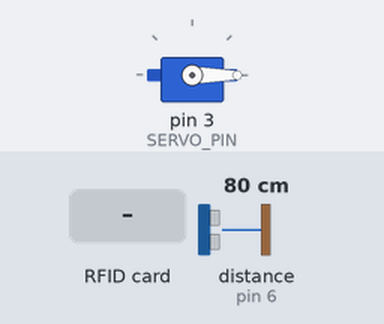
Bench run of a sketch on a simulated Arduino Uno, built with avr-gcc and run on an emulated ATmega328P. On the bench: servo. Inputs (shaded band) come from the test bench; at power-on: distance to the obstacle (sensor on pin 6) 80 cm. The echo pulse lasts 58.3 µs per cm; what the sketch prints to the serial monitor is not drawn.

Above: at 1.2 s.
1.3 s: RFID card 23 0C 10 C4 held to the reader
At 2.2 s:
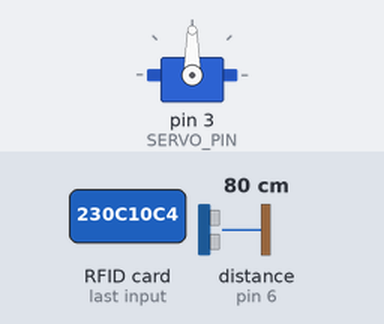
2.8 s: distance to the obstacle (sensor on pin 6) set to 12 cm
5.8 s: distance to the obstacle (sensor on pin 6) set to 9 cm
7.3 s: RFID card 03 1E 11 C4 held to the reader
At 11.9 s:
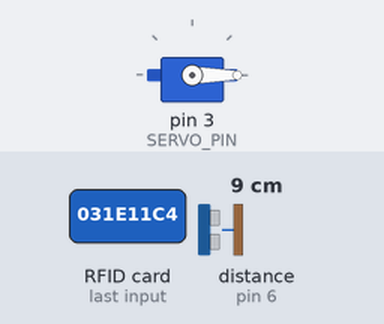
Timing chart, 0 to 13.4 s (numbered marks = the images above; inputs shaded):
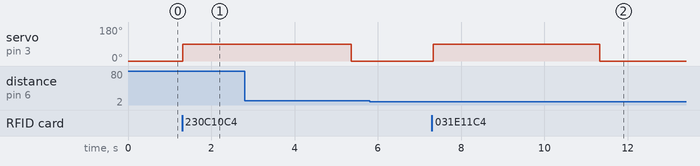

Measured:
- after the input at 1.3 s, servo on pin 3 (SERVO_PIN): 0° → 90° at once
- after the input at 5.8 s, every drawn part: stays the same
- after the input at 7.3 s, servo on pin 3 (SERVO_PIN): 0° → 90° at once, → 0° 4.0 s later

The sketch:

rfidattedance.ino
```cpp
#include <SPI.h>
#include <MFRC522.h>
#include <Servo.h>

#define SS_PIN 10   // SDA pin for RFID
#define RST_PIN 9   // Reset pin for RFID
#define SERVO_PIN 3 // Servo motor control pin
#define TRIG_PIN 5  // Trig pin of ultrasonic sensor
#define ECHO_PIN 6  // Echo pin of ultrasonic sensor

MFRC522 rfid(SS_PIN, RST_PIN);
Servo myServo;

byte uid1[] = { 0x23, 0xC, 0x10, 0xC4 };  // Rahul's UID u can change the names according to your prefrence
byte uid2[] = { 0x03, 0x1E, 0x11, 0xC4 }; // Sanjay's UID
unsigned long rahulEntryTime = 0, sanjayEntryTime = 0;
bool rahulInside = false, sanjayInside = false;

byte lastUID[4] = {0, 0, 0, 0};
bool waitingForPerson = false;

bool checkUID(byte *cardUID, byte *authorizedUID) {
    for (byte i = 0; i < 4; i++) {
        if (cardUID[i] != authorizedUID[i]) {
            return false;
        }
    }
    return true;
}


float getDistance() {
    digitalWrite(TRIG_PIN, LOW);
    delayMicroseconds(2);
    digitalWrite(TRIG_PIN, HIGH);
    delayMicroseconds(10);
    digitalWrite(TRIG_PIN, LOW);

    long duration = pulseIn(ECHO_PIN, HIGH);
    float distance = (duration * 0.0343) / 2;
    return distance;
}

void setup() {
    Serial.begin(9600);
    SPI.begin();
    rfid.PCD_Init();

    myServo.attach(SERVO_PIN);
    myServo.write(0);

    pinMode(TRIG_PIN, OUTPUT);
    pinMode(ECHO_PIN, INPUT);

    Serial.println("RFID & Ultrasonic Sensor System Ready...");
}

void loop() {
    if (rfid.PICC_IsNewCardPresent() && rfid.PICC_ReadCardSerial()) {
        Serial.print("Card Detected! UID: ");
        for (byte i = 0; i < rfid.uid.size; i++) {
            Serial.print(rfid.uid.uidByte[i], HEX);
            Serial.print(" ");
            lastUID[i] = rfid.uid.uidByte[i];
        }
        Serial.println();


        if (!checkUID(lastUID, uid1) && !checkUID(lastUID, uid2)) {
            Serial.println("❌ Access Denied");
            rfid.PICC_HaltA();
            rfid.PCD_StopCrypto1();
            return;
        }


        Serial.println("✅ RFID scanned. Opening door...");
        myServo.write(90);
        delay(1000);
        // Wait for person detection
        waitingForPerson = true;
    }


    if (waitingForPerson) {
        Serial.println("🔎 Checking for person...");
        for (int i = 0; i < 30; i++) {
            if (getDistance() <= 10) {
                Serial.println("👤 Person detected! Granting access...");
                delay(3000);
                grantAccess();
                return;
            }
            delay(100);
        }

        Serial.println("❌ No person detected. Entry denied.");
        myServo.write(0);
        waitingForPerson = false;
    }
}


void grantAccess() {
    String userName;
    bool *userStatus;
    unsigned long *entryTime;


    if (checkUID(lastUID, uid1)) {
        userName = "Rahul";
        userStatus = &rahulInside;
        entryTime = &rahulEntryTime;
    } else if (checkUID(lastUID, uid2)) {
        userName = "Sanjay";
        userStatus = &sanjayInside;
        entryTime = &sanjayEntryTime;
    } else {
        return;
    }

    if (*userStatus) {

        unsigned long exitTime = millis();
        unsigned long timeSpent = (exitTime - *entryTime) / 1000;
        Serial.print("🚪 ");
        Serial.print(userName);
        Serial.print(" is leaving. Time spent inside: ");
        Serial.print(timeSpent);
        Serial.println(" seconds.");
        *userStatus = false;
    } else {

        Serial.print("🚪 ");
        Serial.print(userName);
        Serial.println(" is entering.");
        *entryTime = millis();
        *userStatus = true;
    }

    Serial.println("🚪 Door Closed.");
    myServo.write(0);
    waitingForPerson = false;
}
```
